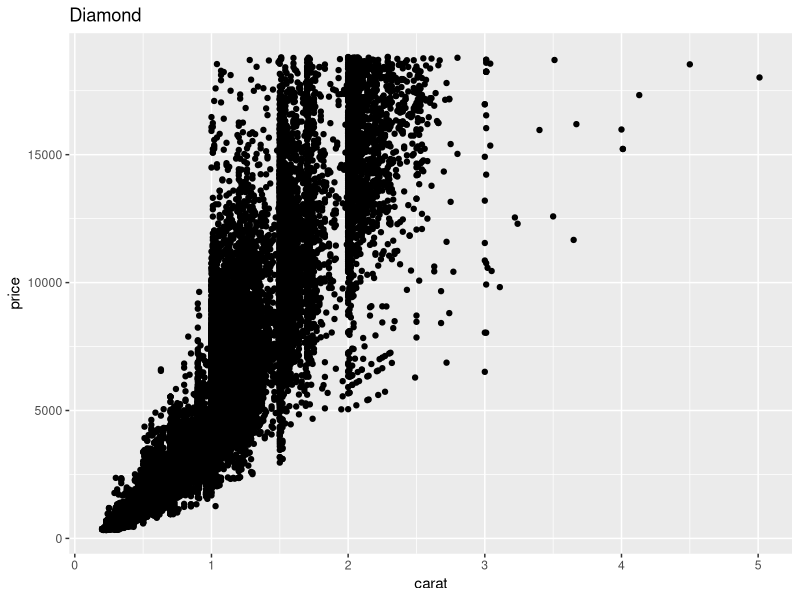
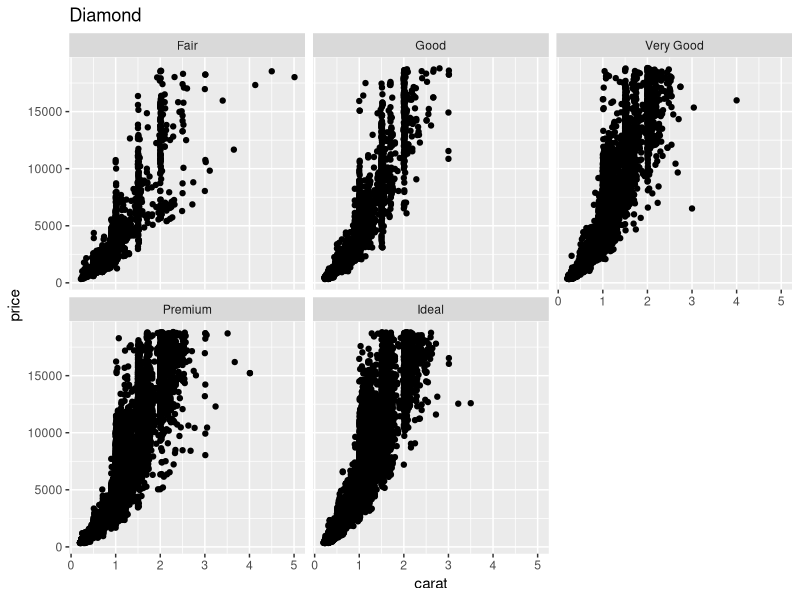
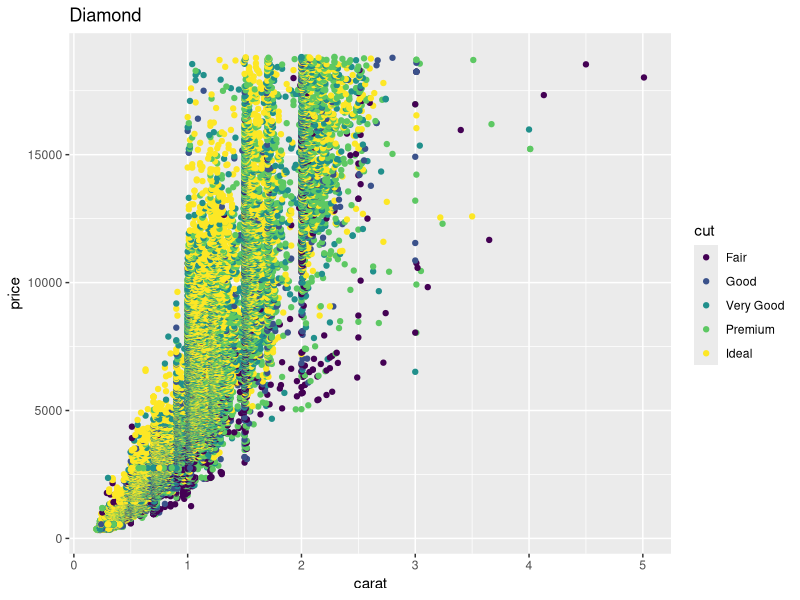
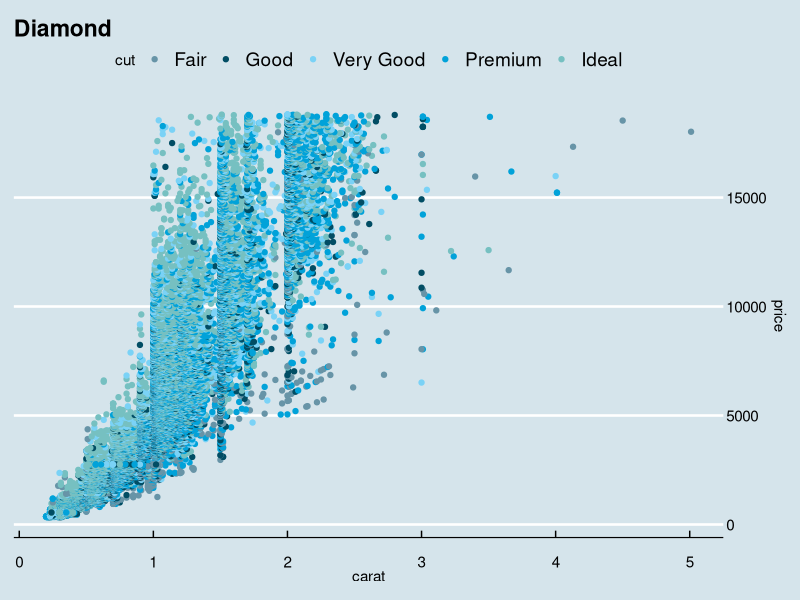
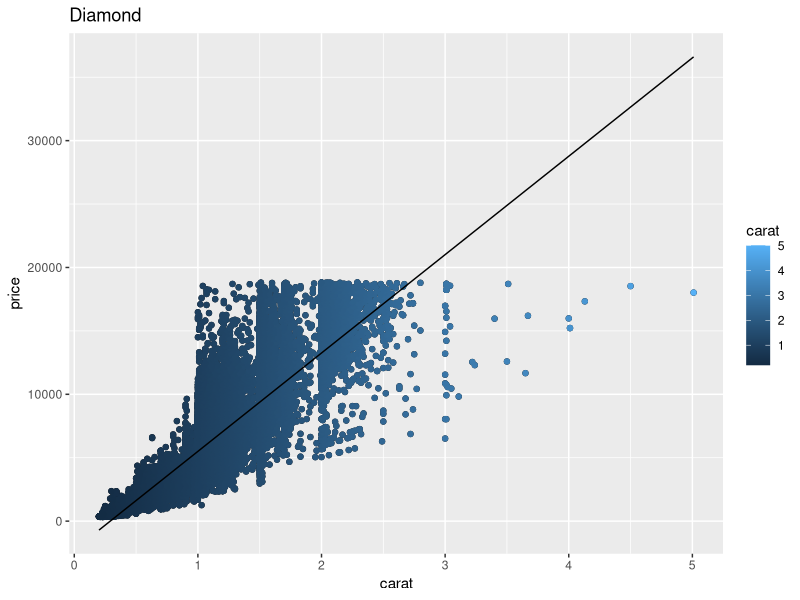
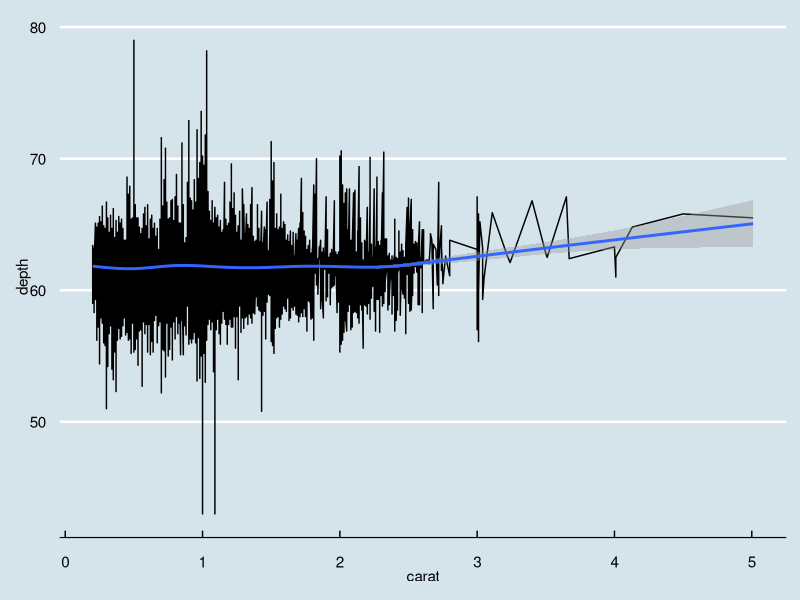
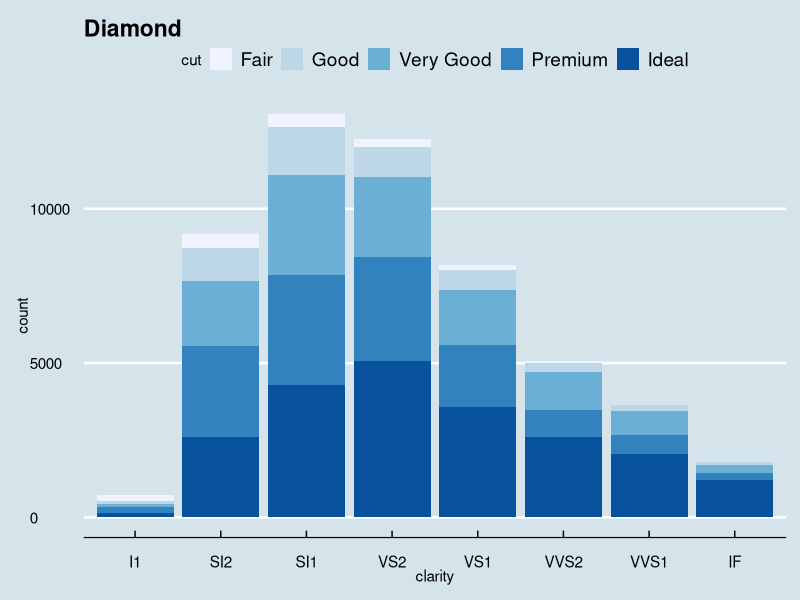
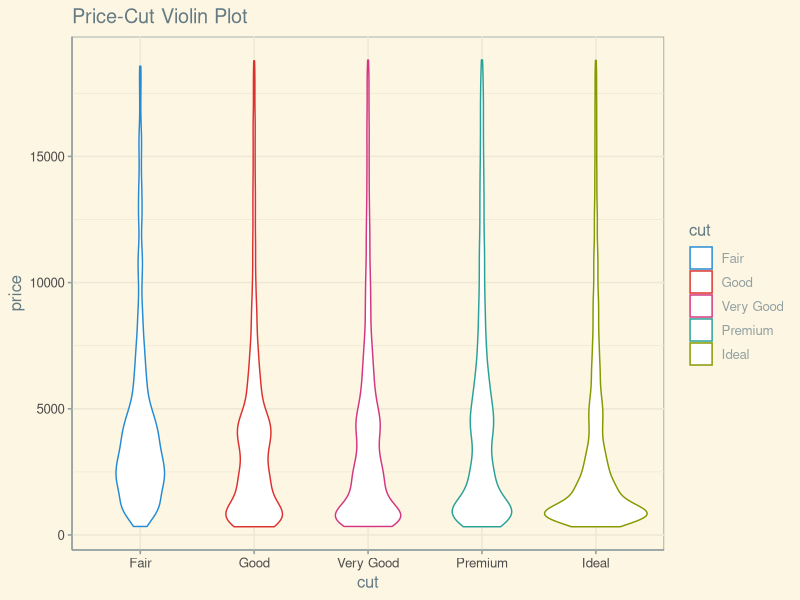

Source code (R) for these figures, in order:
## ---- chunk 1
if(!require("ggplot2")){
  install.packages("ggplot2")
}
if(!require("ggthemes")){
  install.packages("ggthemes")
}

library(ggplot2)
library(ggthemes)
## ---- chunk 2
a<-ggplot(diamonds, aes(x=carat, y=price))+
    geom_point()+
    ggtitle("Diamond")
a
## ---- chunk 3
b<-a + facet_wrap(~cut)
b
c<-ggplot(diamonds)+
    geom_point(aes(x=carat, y=price,color=cut))+
    ggtitle("Diamond")
c
## ---- chunk 4
d<-c+theme_economist() + scale_colour_economist() +
  scale_y_continuous(position = "right")
d
## ---- chunk 5
pred <- predict(lm(price ~ carat, data = diamonds))
e<-a + 
  geom_point(aes(colour = carat)) +
  geom_line(aes(y=pred))
e
## ---- chunk 6
f<-a + 
  geom_point(aes(colour = carat)) +
  geom_smooth()+
  theme_economist()

ggplot(diamonds,aes(x=carat, y=depth))+
  geom_line()+
  geom_smooth()+
  theme_economist()

## ---- chunk 7
ggplot(diamonds, aes(x = clarity, fill = cut)) +
  geom_bar() +
  scale_fill_brewer() +
  theme_economist()+
  ggtitle("Diamond")
## ---- chunk 8
ggplot(diamonds,aes(x=cut,y=price))+
  geom_violin(scale="area",aes(color=cut))+
  theme_solarized() +
  scale_colour_solarized("blue")+
  ggtitle("Price-Cut Violin Plot")
## ---- chunk 9
df1<-diamonds[,c("cut","price")]
df2<-diamonds$cut

ggplot()+
  geom_violin(data=df1,aes(x=cut,y=price))+
  geom_bar(data=data.frame(table(df2)),stat="identity",aes(x=df2,y=Freq))+
  theme_solarized() +
  scale_colour_solarized("blue")+
  ggtitle("Price-Cut Violin Plot")
